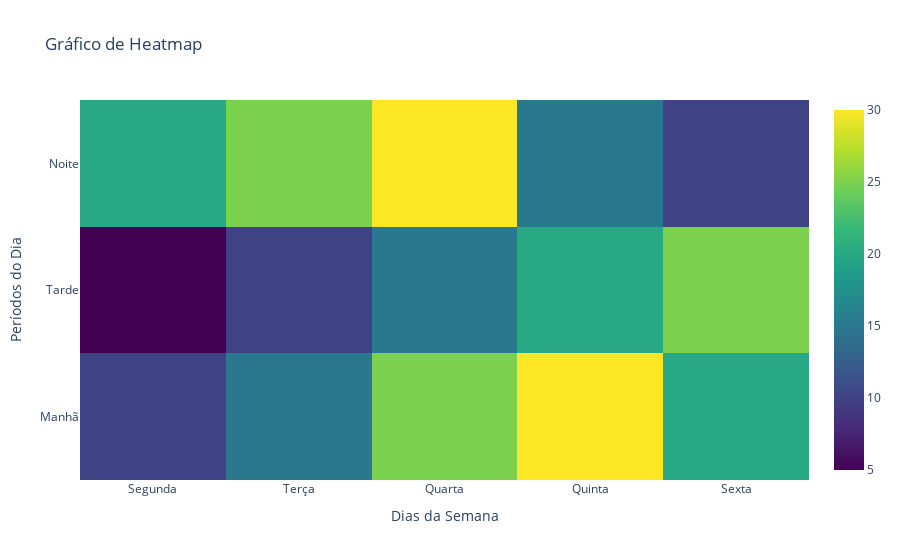

Here is the notebook cell this chart was saved with:
### Code cell
import plotly.graph_objects as go

# Dados para o heatmap
x_values = ["Segunda", "Terça", "Quarta", "Quinta", "Sexta"]
y_values = ["Manhã", "Tarde", "Noite"]

data = [
    [10, 15, 25, 30, 20],
    [5, 10, 15, 20, 25],
    [20, 25, 30, 15, 10]
]

# Criando o gráfico de heatmap
fig = go.Figure(data=go.Heatmap(
    z=data,
    x=x_values,
    y=y_values,
    colorscale="Viridis"  # Esquema de cores (pode ser alterado para outras paletas)
))

# Atualizando o layout
fig.update_layout(
    title_text="Gráfico de Heatmap",
    xaxis=dict(title="Dias da Semana"),
    yaxis=dict(title="Períodos do Dia")
)

# Exibindo o gráfico
fig.show()

### Figure 1 — Plotly figure (JSON) as saved in the notebook; plotly's stock layout.template omitted (floating-point values rounded to 4 significant figures)
{"data": [{"colorscale": [[0, "#440154"], [0.1111, "#482878"], [0.2222, "#3e4989"], [0.3333, "#31688e"], [0.4444, "#26828e"], [0.5556, "#1f9e89"], [0.6667, "#35b779"], [0.7778, "#6ece58"], [0.8889, "#b5de2b"], [1, "#fde725"]], "type": "heatmap", "x": ["Segunda", "Terça", "Quarta", "Quinta", "Sexta"], "y": ["Manhã", "Tarde", "Noite"], "z": [[10, 15, 25, 30, 20], [5, 10, 15, 20, 25], [20, 25, 30, 15, 10]]}], "layout": {"title": {"text": "Gráfico de Heatmap"}, "xaxis": {"title": {"text": "Dias da Semana"}}, "yaxis": {"title": {"text": "Períodos do Dia"}}}}
